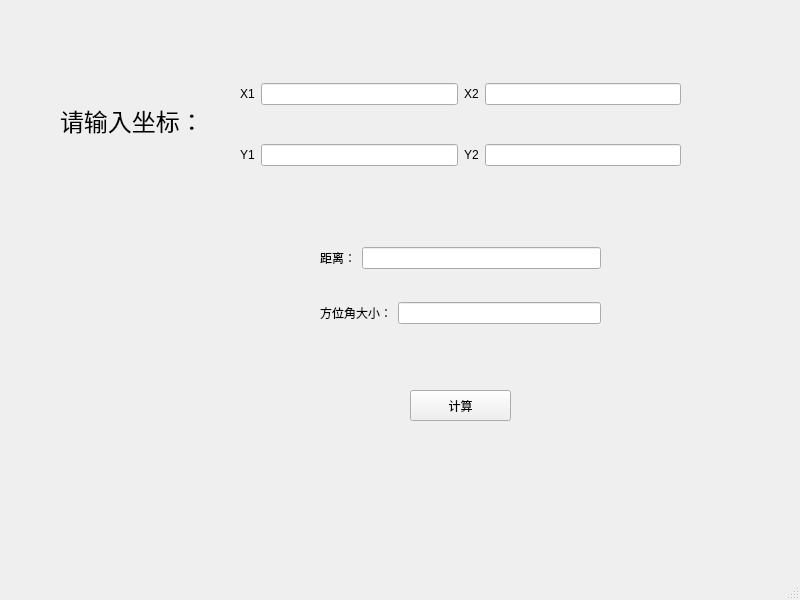
<?xml version="1.0" encoding="UTF-8"?>
<ui version="4.0">
 <class>Angle</class>
 <widget class="QMainWindow" name="Angle">
  <property name="geometry">
   <rect>
    <x>0</x>
    <y>0</y>
    <width>800</width>
    <height>600</height>
   </rect>
  </property>
  <property name="minimumSize">
   <size>
    <width>0</width>
    <height>100</height>
   </size>
  </property>
  <property name="windowTitle">
   <string>Angle</string>
  </property>
  <widget class="QWidget" name="centralwidget">
   <widget class="QWidget" name="layoutWidget">
    <property name="geometry">
     <rect>
      <x>240</x>
      <y>50</y>
      <width>441</width>
      <height>151</height>
     </rect>
    </property>
    <layout class="QVBoxLayout" name="verticalLayout">
     <item>
      <layout class="QHBoxLayout" name="horizontalLayout_2">
       <item>
        <widget class="QLabel" name="label_2">
         <property name="text">
          <string>X1</string>
         </property>
        </widget>
       </item>
       <item>
        <widget class="QLineEdit" name="X1"/>
       </item>
       <item>
        <widget class="QLabel" name="label_4">
         <property name="text">
          <string>X2</string>
         </property>
        </widget>
       </item>
       <item>
        <widget class="QLineEdit" name="X2"/>
       </item>
      </layout>
     </item>
     <item>
      <layout class="QHBoxLayout" name="horizontalLayout">
       <item>
        <widget class="QLabel" name="label">
         <property name="text">
          <string>Y1</string>
         </property>
        </widget>
       </item>
       <item>
        <widget class="QLineEdit" name="Y1"/>
       </item>
       <item>
        <widget class="QLabel" name="label_3">
         <property name="text">
          <string>Y2</string>
         </property>
        </widget>
       </item>
       <item>
        <widget class="QLineEdit" name="Y2"/>
       </item>
      </layout>
     </item>
    </layout>
   </widget>
   <widget class="QWidget" name="layoutWidget_2">
    <property name="geometry">
     <rect>
      <x>320</x>
      <y>220</y>
      <width>281</width>
      <height>131</height>
     </rect>
    </property>
    <layout class="QVBoxLayout" name="verticalLayout_2">
     <item>
      <layout class="QHBoxLayout" name="horizontalLayout_4">
       <item>
        <widget class="QLabel" name="label_7">
         <property name="text">
          <string>距离：</string>
         </property>
        </widget>
       </item>
       <item>
        <widget class="QLineEdit" name="Dis"/>
       </item>
      </layout>
     </item>
     <item>
      <layout class="QHBoxLayout" name="horizontalLayout_3">
       <item>
        <widget class="QLabel" name="label_6">
         <property name="text">
          <string>方位角大小：</string>
         </property>
        </widget>
       </item>
       <item>
        <widget class="QLineEdit" name="Angle_Edit"/>
       </item>
      </layout>
     </item>
    </layout>
   </widget>
   <widget class="QPushButton" name="pushButton">
    <property name="geometry">
     <rect>
      <x>410</x>
      <y>390</y>
      <width>101</width>
      <height>31</height>
     </rect>
    </property>
    <property name="text">
     <string>计算</string>
    </property>
   </widget>
   <widget class="QLabel" name="label_5">
    <property name="geometry">
     <rect>
      <x>60</x>
      <y>90</y>
      <width>191</width>
      <height>61</height>
     </rect>
    </property>
    <property name="font">
     <font>
      <family>楷体</family>
      <pointsize>18</pointsize>
     </font>
    </property>
    <property name="text">
     <string>请输入坐标：</string>
    </property>
   </widget>
  </widget>
  <widget class="QMenuBar" name="menubar">
   <property name="geometry">
    <rect>
     <x>0</x>
     <y>0</y>
     <width>800</width>
     <height>22</height>
    </rect>
   </property>
  </widget>
  <widget class="QStatusBar" name="statusbar"/>
 </widget>
 <resources/>
 <connections/>
</ui>
